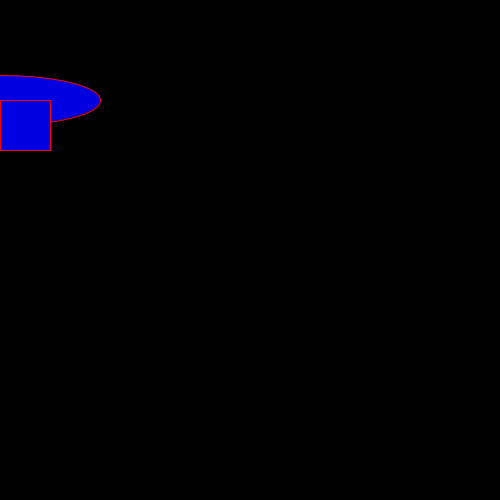
Frame 1 (no input)
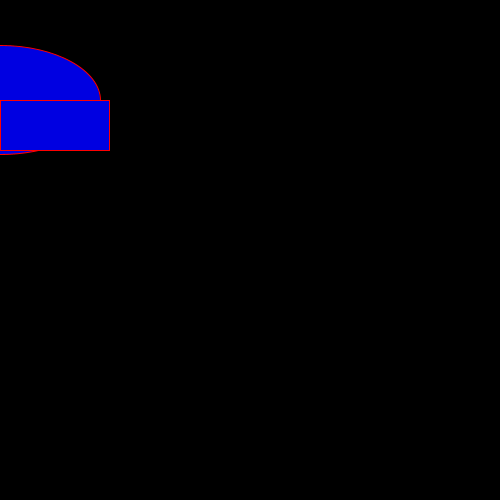
Frame 60 (the mouse pressed at the canvas centre just before this capture)
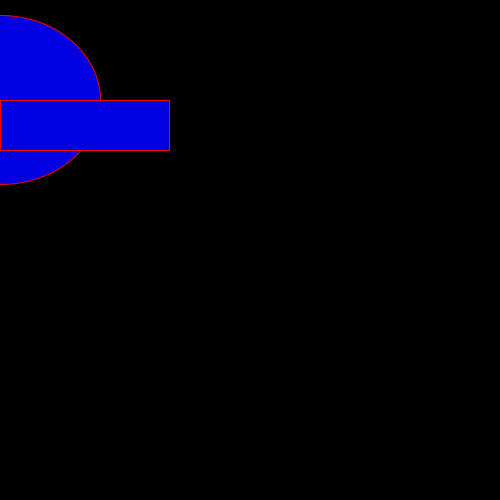
Frame 120 (the mouse held since frame 60 and released just before this capture)

The Processing sketch that drew these frames (run headless with seeded random() and noise(); from frame 60 on, the mouse is pressed at the canvas centre):

// Processing sketch: move_ellipse_rect_in_same_side_
// ── move_ellipse_rect_in_same_side_.pde
 int circleY,circleX,PcircleX,PcircleY;
 void setup()
{ 
  size(500,500);
  circleY=50;
  circleX=50;
  
}
void draw()
{ 
  background(0);
  fill(0,0,225);
  stroke(255,0,0);
  ellipse(PcircleX,100,200,circleY);
  rect(PcircleX,100,circleX,50);
  circleY  =  circleY + 1;
  circleX = circleX +1;
}
